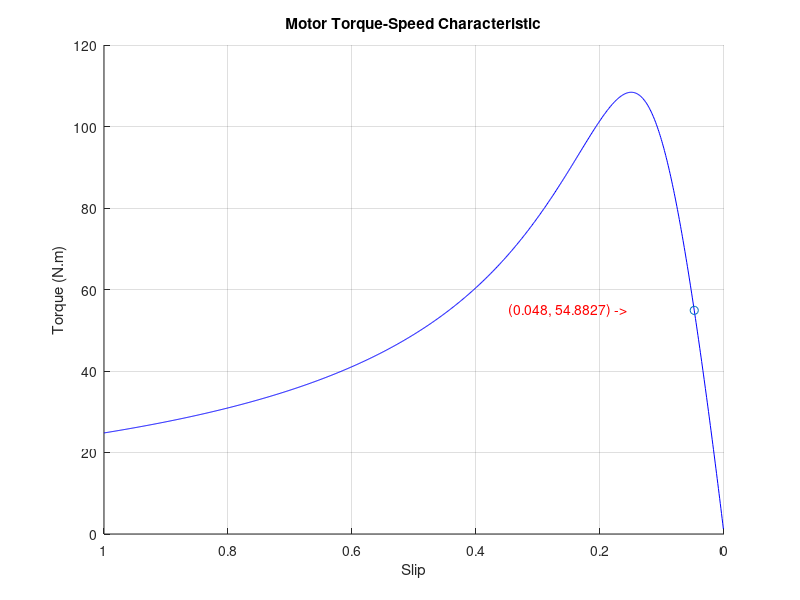
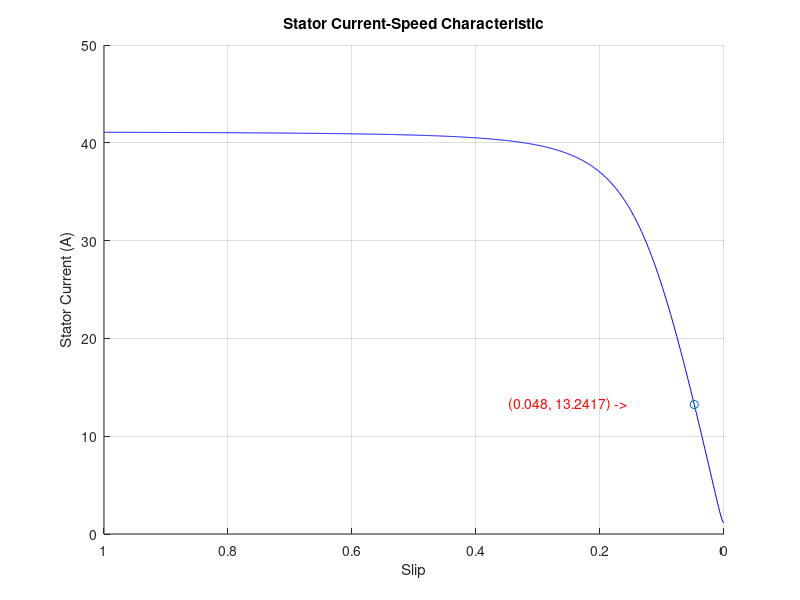

Write MATLAB code to recreate these figures, in order.
% motor parameters
P = 7460; Tfl = 49.89;
Vs = 230; f = 50;
Rs = 0.8; Rr = 0.8;
Is = 12.21; Ir = 12.52; Im = -1.15j;
Xs = 2.85; Xr = 2.85; Xm = 200.12;
Ns = 1500; ws = Ns * (2*pi/60);
s = linspace(1, 0, 1000); sfl = 0.048;

% rotor current
Ir = Vs ./ ( (Rs+(Rr./s)).^2  +  1j*(Xs + Xr)^2 ) .^0.5;

% torque-speed
Td = (3 * Rr * abs(Ir).^2) ./ (s * ws);
Tfl = interp1(s, Td, sfl);

% stator current-speed
Is = abs(Ir + Im);
Isfl = interp1(s, Is, sfl);

% plot torque-speed
figure; hold on; grid on;
plot(s, Td, 'b'); plot(sfl, Tfl, 'o');
text(sfl + 0.3, Tfl, ['(' num2str(sfl) ', ' num2str(Tfl) ') ->'], 'Color','red');
xlabel('Slip'); ylabel('Torque (N.m)');
title('Motor Torque-Speed Characteristic');
set(gca, 'XDir', 'reverse');

% plot stator current-speed
figure; hold on; grid on;
plot(s, Is, 'b'); plot(sfl, Isfl, 'o');
text(sfl + 0.3, Isfl, ['(' num2str(sfl) ', ' num2str(Isfl) ') ->'], 'Color','red');
xlabel('Slip'); ylabel('Stator Current (A)');
title('Stator Current-Speed Characteristic');
set(gca, 'XDir', 'reverse');

disp(Td(1));
% Record starting current
starting_current = Is(1);
disp(['Starting Current: ' num2str(starting_current) ' A']);
